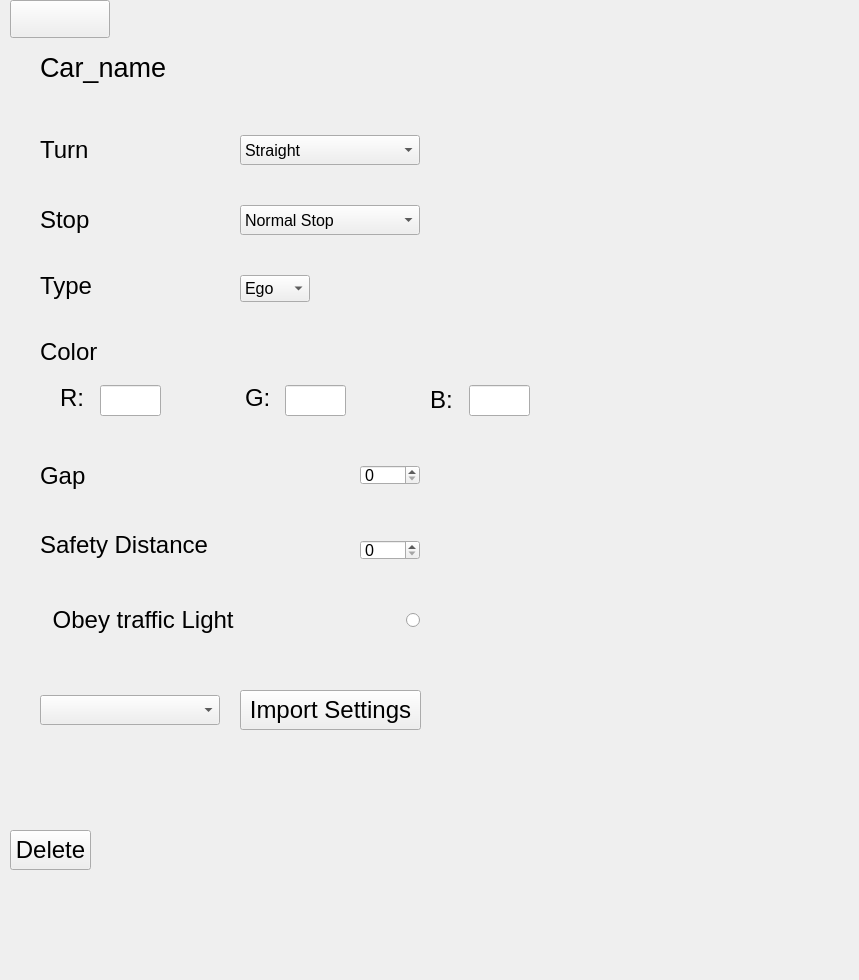
<?xml version="1.0" encoding="UTF-8"?>
<ui version="4.0">
 <class>Form</class>
 <widget class="QWidget" name="Form">
  <property name="geometry">
   <rect>
    <x>0</x>
    <y>0</y>
    <width>859</width>
    <height>980</height>
   </rect>
  </property>
  <property name="windowTitle">
   <string>Form</string>
  </property>
  <widget class="QWidget" name="widgetVeh" native="true">
   <property name="geometry">
    <rect>
     <x>0</x>
     <y>0</y>
     <width>600</width>
     <height>951</height>
    </rect>
   </property>
   <property name="minimumSize">
    <size>
     <width>600</width>
     <height>951</height>
    </size>
   </property>
   <property name="maximumSize">
    <size>
     <width>600</width>
     <height>951</height>
    </size>
   </property>
   <widget class="QPushButton" name="backButtonVeh">
    <property name="geometry">
     <rect>
      <x>10</x>
      <y>0</y>
      <width>100</width>
      <height>38</height>
     </rect>
    </property>
    <property name="minimumSize">
     <size>
      <width>100</width>
      <height>30</height>
     </size>
    </property>
    <property name="text">
     <string/>
    </property>
    <property name="icon">
     <iconset>
      <normaloff>Back.png</normaloff>Back.png</iconset>
    </property>
    <property name="iconSize">
     <size>
      <width>30</width>
      <height>30</height>
     </size>
    </property>
   </widget>
   <widget class="QLabel" name="CarNameVeh">
    <property name="geometry">
     <rect>
      <x>40</x>
      <y>30</y>
      <width>222</width>
      <height>74</height>
     </rect>
    </property>
    <property name="font">
     <font>
      <family>Segoe UI</family>
      <pointsize>20</pointsize>
     </font>
    </property>
    <property name="layoutDirection">
     <enum>Qt::LeftToRight</enum>
    </property>
    <property name="text">
     <string>Car_name</string>
    </property>
    <property name="alignment">
     <set>Qt::AlignLeading|Qt::AlignLeft|Qt::AlignVCenter</set>
    </property>
   </widget>
   <widget class="QLabel" name="SLTurnVeh">
    <property name="geometry">
     <rect>
      <x>40</x>
      <y>108</y>
      <width>180</width>
      <height>83</height>
     </rect>
    </property>
    <property name="minimumSize">
     <size>
      <width>180</width>
      <height>83</height>
     </size>
    </property>
    <property name="maximumSize">
     <size>
      <width>180</width>
      <height>83</height>
     </size>
    </property>
    <property name="font">
     <font>
      <family>Segoe UI</family>
      <pointsize>18</pointsize>
     </font>
    </property>
    <property name="text">
     <string>Turn</string>
    </property>
    <property name="alignment">
     <set>Qt::AlignLeading|Qt::AlignLeft|Qt::AlignVCenter</set>
    </property>
   </widget>
   <widget class="QComboBox" name="cobBoxImportVeh">
    <property name="geometry">
     <rect>
      <x>40</x>
      <y>695</y>
      <width>180</width>
      <height>30</height>
     </rect>
    </property>
    <property name="font">
     <font>
      <family>Segoe UI</family>
      <pointsize>12</pointsize>
     </font>
    </property>
    <property name="editable">
     <bool>false</bool>
    </property>
    <property name="currentIndex">
     <number>-1</number>
    </property>
   </widget>
   <widget class="QLabel" name="SLStopVeh">
    <property name="geometry">
     <rect>
      <x>40</x>
      <y>178</y>
      <width>180</width>
      <height>83</height>
     </rect>
    </property>
    <property name="minimumSize">
     <size>
      <width>180</width>
      <height>83</height>
     </size>
    </property>
    <property name="maximumSize">
     <size>
      <width>180</width>
      <height>83</height>
     </size>
    </property>
    <property name="font">
     <font>
      <family>Segoe UI</family>
      <pointsize>18</pointsize>
     </font>
    </property>
    <property name="text">
     <string>Stop</string>
    </property>
    <property name="alignment">
     <set>Qt::AlignLeading|Qt::AlignLeft|Qt::AlignVCenter</set>
    </property>
   </widget>
   <widget class="QPushButton" name="ImportVeh">
    <property name="geometry">
     <rect>
      <x>240</x>
      <y>690</y>
      <width>181</width>
      <height>40</height>
     </rect>
    </property>
    <property name="font">
     <font>
      <family>Segoe UI</family>
      <pointsize>18</pointsize>
     </font>
    </property>
    <property name="text">
     <string>Import Settings</string>
    </property>
   </widget>
   <widget class="QLabel" name="SLColorVeh">
    <property name="geometry">
     <rect>
      <x>40</x>
      <y>310</y>
      <width>180</width>
      <height>83</height>
     </rect>
    </property>
    <property name="minimumSize">
     <size>
      <width>180</width>
      <height>83</height>
     </size>
    </property>
    <property name="maximumSize">
     <size>
      <width>180</width>
      <height>83</height>
     </size>
    </property>
    <property name="font">
     <font>
      <family>Segoe UI</family>
      <pointsize>18</pointsize>
     </font>
    </property>
    <property name="text">
     <string>Color</string>
    </property>
    <property name="alignment">
     <set>Qt::AlignLeading|Qt::AlignLeft|Qt::AlignVCenter</set>
    </property>
   </widget>
   <widget class="QLineEdit" name="lineEditRVeh">
    <property name="geometry">
     <rect>
      <x>100</x>
      <y>385</y>
      <width>61</width>
      <height>31</height>
     </rect>
    </property>
   </widget>
   <widget class="QLabel" name="SLcolRVeh">
    <property name="geometry">
     <rect>
      <x>60</x>
      <y>378</y>
      <width>47</width>
      <height>40</height>
     </rect>
    </property>
    <property name="font">
     <font>
      <family>Segoe UI</family>
      <pointsize>18</pointsize>
     </font>
    </property>
    <property name="text">
     <string>R:</string>
    </property>
   </widget>
   <widget class="QLineEdit" name="lineEditGVeh">
    <property name="geometry">
     <rect>
      <x>285</x>
      <y>385</y>
      <width>61</width>
      <height>31</height>
     </rect>
    </property>
   </widget>
   <widget class="QLabel" name="SLcolGVeh">
    <property name="geometry">
     <rect>
      <x>245</x>
      <y>378</y>
      <width>47</width>
      <height>40</height>
     </rect>
    </property>
    <property name="font">
     <font>
      <family>Segoe UI</family>
      <pointsize>18</pointsize>
     </font>
    </property>
    <property name="text">
     <string>G:</string>
    </property>
   </widget>
   <widget class="QLineEdit" name="lineEditBVeh">
    <property name="geometry">
     <rect>
      <x>469</x>
      <y>385</y>
      <width>61</width>
      <height>31</height>
     </rect>
    </property>
   </widget>
   <widget class="QLabel" name="SLcolBVeh">
    <property name="geometry">
     <rect>
      <x>430</x>
      <y>380</y>
      <width>47</width>
      <height>40</height>
     </rect>
    </property>
    <property name="font">
     <font>
      <family>Segoe UI</family>
      <pointsize>18</pointsize>
     </font>
    </property>
    <property name="text">
     <string>B:</string>
    </property>
   </widget>
   <widget class="QRadioButton" name="radButObeyVeh">
    <property name="geometry">
     <rect>
      <x>39</x>
      <y>600</y>
      <width>381</width>
      <height>40</height>
     </rect>
    </property>
    <property name="font">
     <font>
      <family>Segoe UI</family>
      <pointsize>18</pointsize>
     </font>
    </property>
    <property name="layoutDirection">
     <enum>Qt::RightToLeft</enum>
    </property>
    <property name="text">
     <string>Obey traffic Light                         </string>
    </property>
   </widget>
   <widget class="QPushButton" name="DeleteVeh">
    <property name="geometry">
     <rect>
      <x>10</x>
      <y>830</y>
      <width>81</width>
      <height>40</height>
     </rect>
    </property>
    <property name="font">
     <font>
      <family>Segoe UI</family>
      <pointsize>18</pointsize>
     </font>
    </property>
    <property name="text">
     <string>Delete</string>
    </property>
   </widget>
   <widget class="QComboBox" name="cobBoxStopVeh">
    <property name="geometry">
     <rect>
      <x>240</x>
      <y>205</y>
      <width>180</width>
      <height>30</height>
     </rect>
    </property>
    <property name="font">
     <font>
      <family>Segoe UI</family>
      <pointsize>12</pointsize>
     </font>
    </property>
    <item>
     <property name="text">
      <string>Normal Stop </string>
     </property>
    </item>
    <item>
     <property name="text">
      <string>Penetrate Stop </string>
     </property>
    </item>
    <item>
     <property name="text">
      <string>Abrupt Stop</string>
     </property>
    </item>
   </widget>
   <widget class="QComboBox" name="cobBoxTurnVeh">
    <property name="geometry">
     <rect>
      <x>240</x>
      <y>135</y>
      <width>180</width>
      <height>30</height>
     </rect>
    </property>
    <property name="font">
     <font>
      <family>Segoe UI</family>
      <pointsize>12</pointsize>
     </font>
    </property>
    <item>
     <property name="text">
      <string>Straight</string>
     </property>
    </item>
    <item>
     <property name="text">
      <string>Left</string>
     </property>
    </item>
    <item>
     <property name="text">
      <string>Right</string>
     </property>
    </item>
   </widget>
   <widget class="QLabel" name="SLcolRVeh_2">
    <property name="geometry">
     <rect>
      <x>40</x>
      <y>525</y>
      <width>181</width>
      <height>40</height>
     </rect>
    </property>
    <property name="font">
     <font>
      <family>Segoe UI</family>
      <pointsize>18</pointsize>
     </font>
    </property>
    <property name="text">
     <string>Safety Distance</string>
    </property>
   </widget>
   <widget class="QSpinBox" name="spinBoxGapVeh">
    <property name="geometry">
     <rect>
      <x>360</x>
      <y>465</y>
      <width>60</width>
      <height>20</height>
     </rect>
    </property>
    <property name="font">
     <font>
      <family>Segoe UI</family>
      <pointsize>12</pointsize>
     </font>
    </property>
   </widget>
   <widget class="QLabel" name="SLTypeVeh">
    <property name="geometry">
     <rect>
      <x>40</x>
      <y>265</y>
      <width>101</width>
      <height>41</height>
     </rect>
    </property>
    <property name="font">
     <font>
      <family>Segoe UI</family>
      <pointsize>18</pointsize>
     </font>
    </property>
    <property name="text">
     <string>Type</string>
    </property>
   </widget>
   <widget class="QLabel" name="SLGapVeh">
    <property name="geometry">
     <rect>
      <x>40</x>
      <y>455</y>
      <width>91</width>
      <height>41</height>
     </rect>
    </property>
    <property name="font">
     <font>
      <family>Segoe UI</family>
      <pointsize>18</pointsize>
     </font>
    </property>
    <property name="text">
     <string>Gap</string>
    </property>
   </widget>
   <widget class="QComboBox" name="cobBoxTypeVeh">
    <property name="geometry">
     <rect>
      <x>240</x>
      <y>275</y>
      <width>66</width>
      <height>22</height>
     </rect>
    </property>
    <property name="font">
     <font>
      <pointsize>12</pointsize>
     </font>
    </property>
    <property name="sizeAdjustPolicy">
     <enum>QComboBox::AdjustToContents</enum>
    </property>
    <item>
     <property name="text">
      <string>Ego</string>
     </property>
    </item>
    <item>
     <property name="text">
      <string>Other</string>
     </property>
    </item>
   </widget>
   <widget class="QSpinBox" name="spinBoxSafeDisVeh">
    <property name="geometry">
     <rect>
      <x>360</x>
      <y>540</y>
      <width>60</width>
      <height>20</height>
     </rect>
    </property>
    <property name="font">
     <font>
      <family>Segoe UI</family>
      <pointsize>12</pointsize>
     </font>
    </property>
   </widget>
  </widget>
 </widget>
 <resources/>
 <connections/>
</ui>
